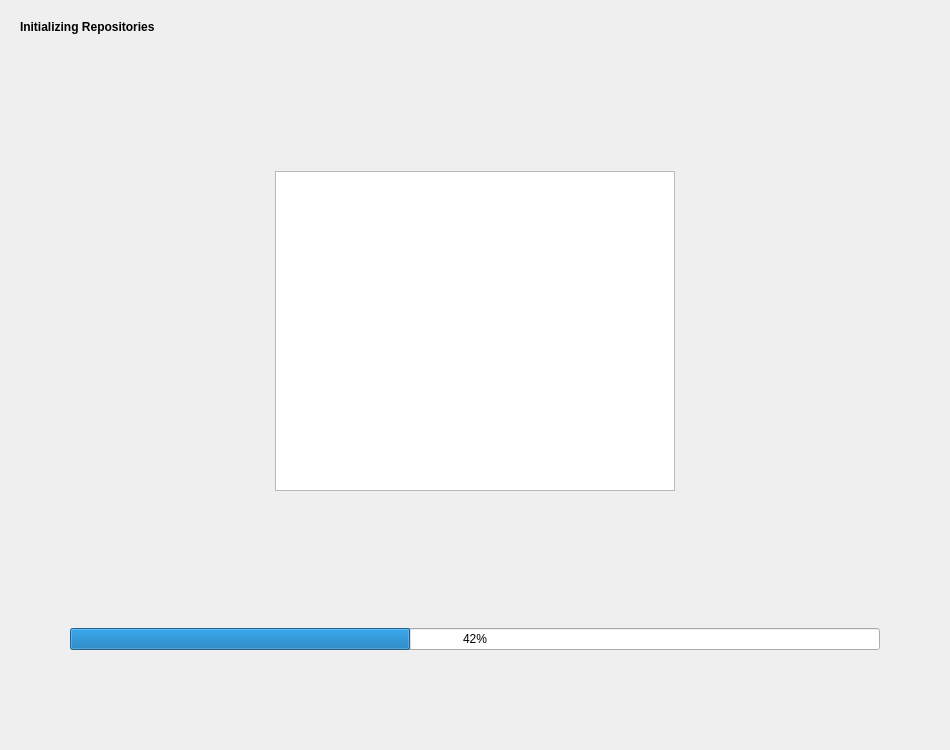
<?xml version="1.0" encoding="UTF-8"?>
<ui version="4.0">
 <author>Stefan Hundhammer</author>
 <class>InitReposPage</class>
 <widget class="QWidget" name="InitReposPage">
  <property name="geometry">
   <rect>
    <x>0</x>
    <y>0</y>
    <width>950</width>
    <height>750</height>
   </rect>
  </property>
  <property name="windowTitle">
   <string>Form</string>
  </property>
  <layout class="QVBoxLayout" name="outerVBox" stretch="0,1,1,1,0,0">
   <property name="spacing">
    <number>12</number>
   </property>
   <property name="leftMargin">
    <number>20</number>
   </property>
   <property name="topMargin">
    <number>20</number>
   </property>
   <property name="rightMargin">
    <number>20</number>
   </property>
   <property name="bottomMargin">
    <number>20</number>
   </property>
   <item>
    <widget class="QLabel" name="headingLabel">
     <property name="text">
      <string>&lt;html&gt;&lt;head/&gt;&lt;body&gt;&lt;p&gt;&lt;span style=&quot; font-weight:600;&quot;&gt;Initializing Repositories&lt;/span&gt;&lt;/p&gt;&lt;/body&gt;&lt;/html&gt;</string>
     </property>
    </widget>
   </item>
   <item>
    <spacer name="verticalSpacer">
     <property name="orientation">
      <enum>Qt::Vertical</enum>
     </property>
     <property name="sizeType">
      <enum>QSizePolicy::Expanding</enum>
     </property>
     <property name="sizeHint" stdset="0">
      <size>
       <width>20</width>
       <height>96</height>
      </size>
     </property>
    </spacer>
   </item>
   <item>
    <layout class="QHBoxLayout" name="listHBox" stretch="1,0,1">
     <property name="spacing">
      <number>0</number>
     </property>
     <item>
      <spacer name="listHSpacer1">
       <property name="orientation">
        <enum>Qt::Horizontal</enum>
       </property>
       <property name="sizeType">
        <enum>QSizePolicy::MinimumExpanding</enum>
       </property>
       <property name="sizeHint" stdset="0">
        <size>
         <width>100</width>
         <height>20</height>
        </size>
       </property>
      </spacer>
     </item>
     <item>
      <widget class="QListWidget" name="reposList">
       <property name="sizePolicy">
        <sizepolicy hsizetype="MinimumExpanding" vsizetype="MinimumExpanding">
         <horstretch>1</horstretch>
         <verstretch>1</verstretch>
        </sizepolicy>
       </property>
       <property name="minimumSize">
        <size>
         <width>400</width>
         <height>320</height>
        </size>
       </property>
       <property name="frameShape">
        <enum>QFrame::StyledPanel</enum>
       </property>
       <property name="frameShadow">
        <enum>QFrame::Sunken</enum>
       </property>
       <property name="horizontalScrollBarPolicy">
        <enum>Qt::ScrollBarAlwaysOff</enum>
       </property>
       <property name="editTriggers">
        <set>QAbstractItemView::NoEditTriggers</set>
       </property>
       <property name="showDropIndicator" stdset="0">
        <bool>false</bool>
       </property>
       <property name="selectionMode">
        <enum>QAbstractItemView::NoSelection</enum>
       </property>
       <property name="textElideMode">
        <enum>Qt::ElideMiddle</enum>
       </property>
       <property name="uniformItemSizes">
        <bool>false</bool>
       </property>
      </widget>
     </item>
     <item>
      <widget class="QLabel" name="label">
       <property name="text">
        <string/>
       </property>
       <property name="pixmap">
        <pixmap resource="artwork.qrc">:/artwork/Myrlyn-alpha-256x256.png</pixmap>
       </property>
       <property name="alignment">
        <set>Qt::AlignLeading|Qt::AlignLeft|Qt::AlignTop</set>
       </property>
      </widget>
     </item>
    </layout>
   </item>
   <item>
    <spacer name="progressTopVSpacer">
     <property name="orientation">
      <enum>Qt::Vertical</enum>
     </property>
     <property name="sizeType">
      <enum>QSizePolicy::Expanding</enum>
     </property>
     <property name="sizeHint" stdset="0">
      <size>
       <width>20</width>
       <height>95</height>
      </size>
     </property>
    </spacer>
   </item>
   <item>
    <layout class="QHBoxLayout" name="progressHBox">
     <item>
      <spacer name="progressHSpacer1">
       <property name="orientation">
        <enum>Qt::Horizontal</enum>
       </property>
       <property name="sizeType">
        <enum>QSizePolicy::Preferred</enum>
       </property>
       <property name="sizeHint" stdset="0">
        <size>
         <width>50</width>
         <height>20</height>
        </size>
       </property>
      </spacer>
     </item>
     <item>
      <widget class="QProgressBar" name="progressBar">
       <property name="value">
        <number>42</number>
       </property>
      </widget>
     </item>
     <item>
      <spacer name="progressHSpacer2">
       <property name="orientation">
        <enum>Qt::Horizontal</enum>
       </property>
       <property name="sizeType">
        <enum>QSizePolicy::Preferred</enum>
       </property>
       <property name="sizeHint" stdset="0">
        <size>
         <width>50</width>
         <height>20</height>
        </size>
       </property>
      </spacer>
     </item>
    </layout>
   </item>
   <item>
    <spacer name="progressBottomVSpacer">
     <property name="orientation">
      <enum>Qt::Vertical</enum>
     </property>
     <property name="sizeType">
      <enum>QSizePolicy::Preferred</enum>
     </property>
     <property name="sizeHint" stdset="0">
      <size>
       <width>100</width>
       <height>80</height>
      </size>
     </property>
    </spacer>
   </item>
  </layout>
 </widget>
 <resources>
  <include location="icons.qrc"/>
  <include location="artwork.qrc"/>
 </resources>
 <connections/>
</ui>
